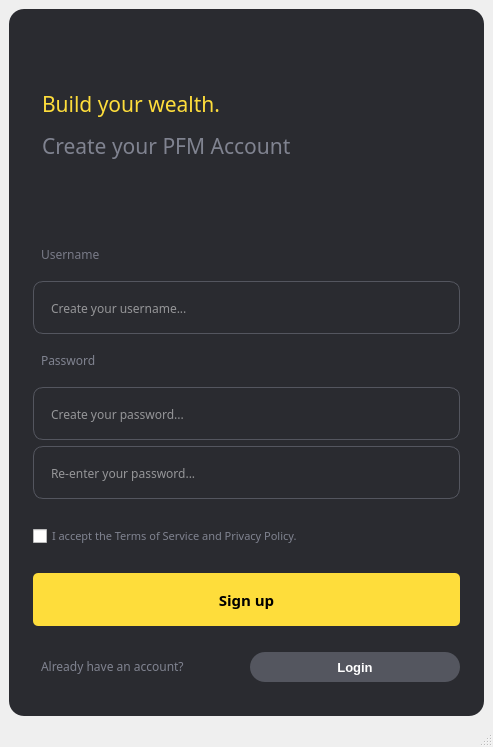
<?xml version="1.0" encoding="UTF-8"?>
<ui version="4.0">
 <class>MainWindow</class>
 <widget class="QMainWindow" name="MainWindow">
  <property name="geometry">
   <rect>
    <x>0</x>
    <y>0</y>
    <width>493</width>
    <height>747</height>
   </rect>
  </property>
  <property name="windowTitle">
   <string>MainWindow</string>
  </property>
  <property name="styleSheet">
   <string notr="true"/>
  </property>
  <widget class="QWidget" name="centralwidget">
   <property name="layoutDirection">
    <enum>Qt::LeftToRight</enum>
   </property>
   <property name="styleSheet">
    <string notr="true">#loginFrame{
	background-color: rgb(42, 43, 48);
	border-radius: 15px;       
   	padding-left: 15px;      
   	padding-right: 15px;       
    padding-top: 25px;          
    padding-bottom: 25px; 
}
QLabel{
	padding:5px;
}
QLineEdit{
	height:50px;
	padding: 1px 15 px;
	background-color: rgb(42, 43, 48);
	border: 1px solid rgba(84,86,95,255);
	border-radius: 10px;
	color:rgb(255, 255, 255);
}
#signin{
	background-color: rgb(254, 221, 59);	
	border-radius:5px;
	height:50px;
}
#createAcc{
	color:rgb(255, 255, 255);
	background-color: rgb(84, 86, 95);
	border-radius:15px;
	height:30px;
}</string>
   </property>
   <layout class="QGridLayout" name="gridLayout">
    <item row="0" column="0">
     <widget class="QFrame" name="loginFrame">
      <property name="minimumSize">
       <size>
        <width>471</width>
        <height>700</height>
       </size>
      </property>
      <property name="maximumSize">
       <size>
        <width>800</width>
        <height>800</height>
       </size>
      </property>
      <property name="frameShape">
       <enum>QFrame::StyledPanel</enum>
      </property>
      <property name="frameShadow">
       <enum>QFrame::Raised</enum>
      </property>
      <layout class="QGridLayout" name="gridLayout_2">
       <item row="16" column="0" colspan="2">
        <spacer name="horizontalSpacer">
         <property name="orientation">
          <enum>Qt::Horizontal</enum>
         </property>
         <property name="sizeHint" stdset="0">
          <size>
           <width>40</width>
           <height>20</height>
          </size>
         </property>
        </spacer>
       </item>
       <item row="18" column="0" colspan="2">
        <spacer name="horizontalSpacer_3">
         <property name="orientation">
          <enum>Qt::Horizontal</enum>
         </property>
         <property name="sizeHint" stdset="0">
          <size>
           <width>40</width>
           <height>20</height>
          </size>
         </property>
        </spacer>
       </item>
       <item row="8" column="0" colspan="2">
        <spacer name="horizontalSpacer_2">
         <property name="orientation">
          <enum>Qt::Horizontal</enum>
         </property>
         <property name="sizeHint" stdset="0">
          <size>
           <width>40</width>
           <height>20</height>
          </size>
         </property>
        </spacer>
       </item>
       <item row="9" column="0" colspan="2">
        <widget class="QLabel" name="label_2">
         <property name="font">
          <font>
           <family>Poppins</family>
          </font>
         </property>
         <property name="text">
          <string>&lt;html&gt;&lt;head/&gt;&lt;body&gt;&lt;p&gt;&lt;span style=&quot; color:#787a87;&quot;&gt;Username&lt;/span&gt;&lt;/p&gt;&lt;/body&gt;&lt;/html&gt;</string>
         </property>
        </widget>
       </item>
       <item row="19" column="0">
        <widget class="QLabel" name="label_4">
         <property name="maximumSize">
          <size>
           <width>16777215</width>
           <height>16777215</height>
          </size>
         </property>
         <property name="font">
          <font>
           <family>Poppins</family>
          </font>
         </property>
         <property name="text">
          <string>&lt;html&gt;&lt;head/&gt;&lt;body&gt;&lt;p&gt;&lt;span style=&quot; color:#808390;&quot;&gt;Already have an account?&lt;/span&gt;&lt;/p&gt;&lt;/body&gt;&lt;/html&gt;</string>
         </property>
        </widget>
       </item>
       <item row="11" column="0" colspan="2">
        <widget class="QLabel" name="label_3">
         <property name="font">
          <font>
           <family>Poppins</family>
          </font>
         </property>
         <property name="text">
          <string>&lt;html&gt;&lt;head/&gt;&lt;body&gt;&lt;p&gt;&lt;span style=&quot; color:#808390;&quot;&gt;Password&lt;/span&gt;&lt;/p&gt;&lt;/body&gt;&lt;/html&gt;</string>
         </property>
        </widget>
       </item>
       <item row="12" column="0" colspan="2">
        <widget class="QLineEdit" name="lineEdit_2">
         <property name="minimumSize">
          <size>
           <width>0</width>
           <height>53</height>
          </size>
         </property>
         <property name="maximumSize">
          <size>
           <width>16777215</width>
           <height>16777215</height>
          </size>
         </property>
         <property name="font">
          <font>
           <family>Poppins</family>
           <pointsize>9</pointsize>
          </font>
         </property>
         <property name="echoMode">
          <enum>QLineEdit::Password</enum>
         </property>
         <property name="placeholderText">
          <string>Create your password...</string>
         </property>
        </widget>
       </item>
       <item row="19" column="1">
        <widget class="QPushButton" name="createAcc">
         <property name="font">
          <font>
           <family>Segoe UI</family>
           <pointsize>10</pointsize>
           <weight>75</weight>
           <bold>true</bold>
          </font>
         </property>
         <property name="cursor">
          <cursorShape>PointingHandCursor</cursorShape>
         </property>
         <property name="text">
          <string>Login</string>
         </property>
        </widget>
       </item>
       <item row="13" column="0" colspan="2">
        <widget class="QLineEdit" name="lineEdit_3">
         <property name="minimumSize">
          <size>
           <width>0</width>
           <height>53</height>
          </size>
         </property>
         <property name="font">
          <font>
           <family>Poppins</family>
           <pointsize>9</pointsize>
          </font>
         </property>
         <property name="placeholderText">
          <string>Re-enter your password...</string>
         </property>
        </widget>
       </item>
       <item row="1" column="0" rowspan="4" colspan="2">
        <widget class="QLabel" name="label">
         <property name="font">
          <font>
           <family>Poppins Medium</family>
           <pointsize>12</pointsize>
          </font>
         </property>
         <property name="text">
          <string>&lt;html&gt;&lt;head/&gt;&lt;body&gt;&lt;p&gt;&lt;span style=&quot; font-size:16pt; color:#fedd3b;&quot;&gt;Build your wealth.&lt;/span&gt;&lt;/p&gt;&lt;p&gt;&lt;span style=&quot; font-size:16pt; color:#808390;&quot;&gt;Create your PFM Account&lt;/span&gt;&lt;/p&gt;&lt;/body&gt;&lt;/html&gt;</string>
         </property>
         <property name="alignment">
          <set>Qt::AlignLeading|Qt::AlignLeft|Qt::AlignVCenter</set>
         </property>
        </widget>
       </item>
       <item row="17" column="0" colspan="2">
        <widget class="QPushButton" name="signin">
         <property name="minimumSize">
          <size>
           <width>0</width>
           <height>53</height>
          </size>
         </property>
         <property name="maximumSize">
          <size>
           <width>16777215</width>
           <height>16777215</height>
          </size>
         </property>
         <property name="font">
          <font>
           <family>Montserrat</family>
           <pointsize>11</pointsize>
           <weight>75</weight>
           <bold>true</bold>
          </font>
         </property>
         <property name="cursor">
          <cursorShape>PointingHandCursor</cursorShape>
         </property>
         <property name="contextMenuPolicy">
          <enum>Qt::DefaultContextMenu</enum>
         </property>
         <property name="text">
          <string>Sign up</string>
         </property>
        </widget>
       </item>
       <item row="15" column="0" colspan="2">
        <widget class="QCheckBox" name="checkBox">
         <property name="font">
          <font>
           <family>Poppins</family>
           <pointsize>8</pointsize>
          </font>
         </property>
         <property name="cursor">
          <cursorShape>PointingHandCursor</cursorShape>
         </property>
         <property name="styleSheet">
          <string notr="true">color:rgb(128, 131, 144);</string>
         </property>
         <property name="text">
          <string>I accept the Terms of Service and Privacy Policy.</string>
         </property>
         <property name="iconSize">
          <size>
           <width>40</width>
           <height>40</height>
          </size>
         </property>
        </widget>
       </item>
       <item row="10" column="0" colspan="2">
        <widget class="QLineEdit" name="lineEdit">
         <property name="minimumSize">
          <size>
           <width>0</width>
           <height>53</height>
          </size>
         </property>
         <property name="maximumSize">
          <size>
           <width>16777215</width>
           <height>16777215</height>
          </size>
         </property>
         <property name="font">
          <font>
           <family>Poppins</family>
           <pointsize>9</pointsize>
          </font>
         </property>
         <property name="placeholderText">
          <string>Create your username...</string>
         </property>
        </widget>
       </item>
       <item row="14" column="0" colspan="2">
        <spacer name="horizontalSpacer_4">
         <property name="orientation">
          <enum>Qt::Horizontal</enum>
         </property>
         <property name="sizeHint" stdset="0">
          <size>
           <width>40</width>
           <height>20</height>
          </size>
         </property>
        </spacer>
       </item>
      </layout>
     </widget>
    </item>
   </layout>
  </widget>
  <widget class="QStatusBar" name="statusbar"/>
 </widget>
 <resources>
  <include location="../../../../../../Punyaku/UI/Caslab/Zong Ngoding/UI Design/Resource.qrc"/>
 </resources>
 <connections/>
</ui>
